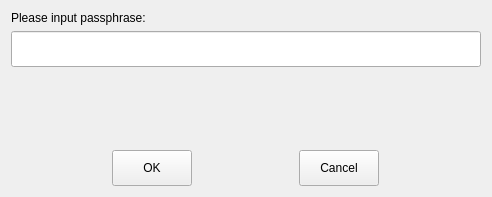
<?xml version="1.0" encoding="UTF-8"?>
<ui version="4.0">
 <class>RetrievePassword</class>
 <widget class="QWidget" name="RetrievePassword">
  <property name="geometry">
   <rect>
    <x>0</x>
    <y>0</y>
    <width>492</width>
    <height>197</height>
   </rect>
  </property>
  <property name="windowTitle">
   <string>Create security box</string>
  </property>
  <property name="windowIcon">
   <iconset resource="../../../resources/resources.qrc">
    <normaloff>:/images/logo</normaloff>:/images/logo</iconset>
  </property>
  <layout class="QVBoxLayout" name="verticalLayout">
   <item>
    <layout class="QVBoxLayout" name="verticalLayout_2">
     <item>
      <widget class="QLabel" name="m_nameLabel">
       <property name="text">
        <string>Please input passphrase:</string>
       </property>
      </widget>
     </item>
     <item>
      <widget class="QLineEdit" name="m_passphrase">
       <property name="minimumSize">
        <size>
         <width>0</width>
         <height>36</height>
        </size>
       </property>
      </widget>
     </item>
    </layout>
   </item>
   <item>
    <spacer name="verticalSpacer">
     <property name="orientation">
      <enum>Qt::Vertical</enum>
     </property>
     <property name="sizeHint" stdset="0">
      <size>
       <width>20</width>
       <height>40</height>
      </size>
     </property>
    </spacer>
   </item>
   <item>
    <layout class="QHBoxLayout" name="horizontalLayout_4">
     <item>
      <widget class="QPushButton" name="m_ok">
       <property name="sizePolicy">
        <sizepolicy hsizetype="Fixed" vsizetype="Fixed">
         <horstretch>0</horstretch>
         <verstretch>0</verstretch>
        </sizepolicy>
       </property>
       <property name="minimumSize">
        <size>
         <width>72</width>
         <height>36</height>
        </size>
       </property>
       <property name="text">
        <string>OK</string>
       </property>
      </widget>
     </item>
     <item>
      <widget class="QPushButton" name="m_cancel">
       <property name="sizePolicy">
        <sizepolicy hsizetype="Fixed" vsizetype="Fixed">
         <horstretch>0</horstretch>
         <verstretch>0</verstretch>
        </sizepolicy>
       </property>
       <property name="minimumSize">
        <size>
         <width>72</width>
         <height>36</height>
        </size>
       </property>
       <property name="text">
        <string>Cancel</string>
       </property>
      </widget>
     </item>
    </layout>
   </item>
  </layout>
 </widget>
 <resources>
  <include location="../../../resources/resources.qrc"/>
 </resources>
 <connections/>
</ui>
